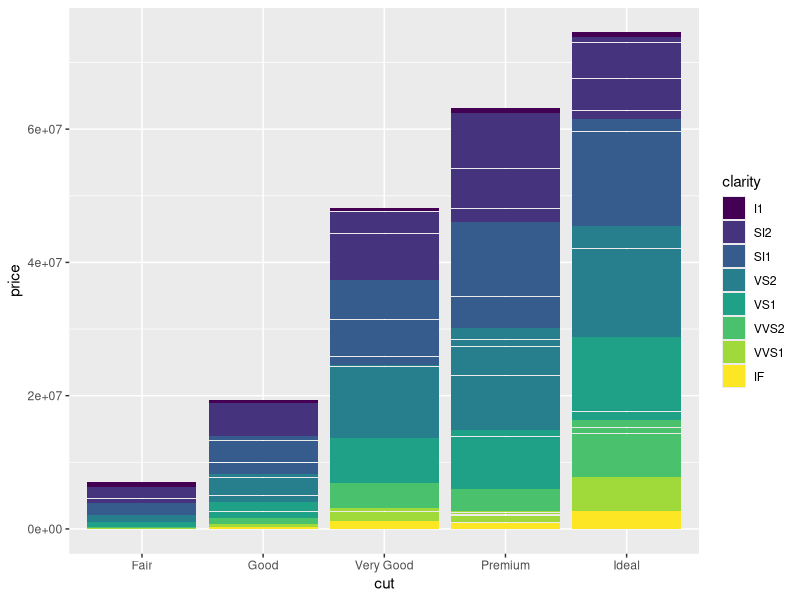
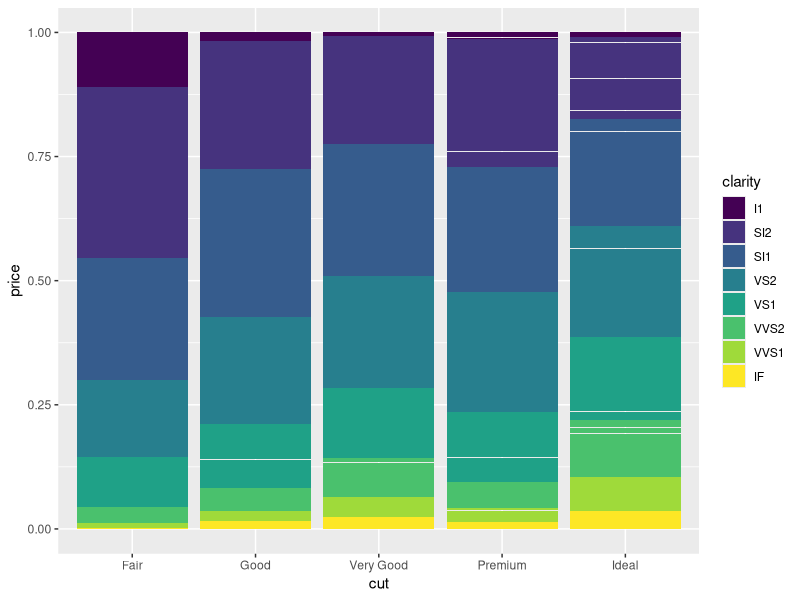
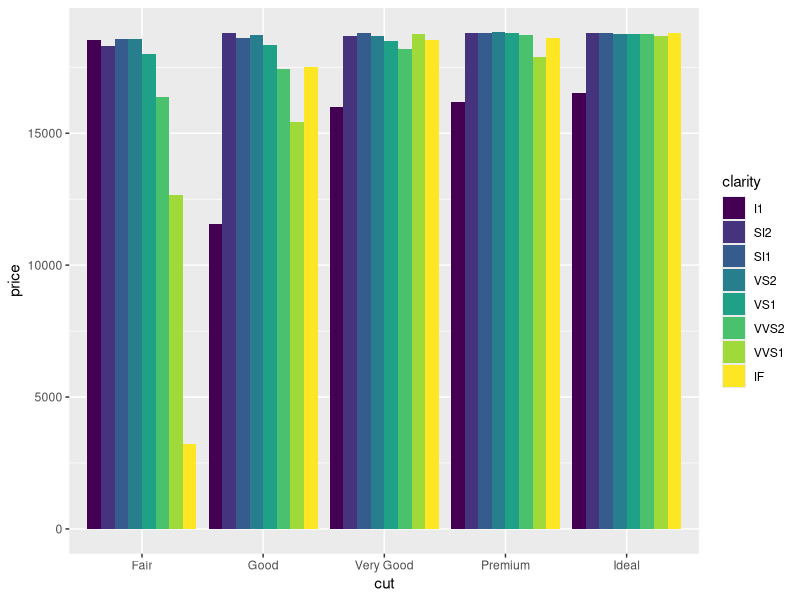
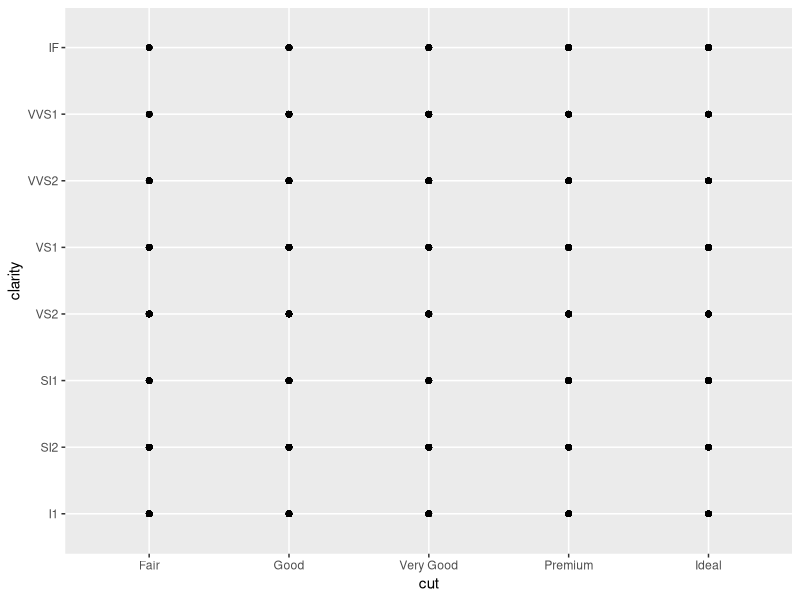
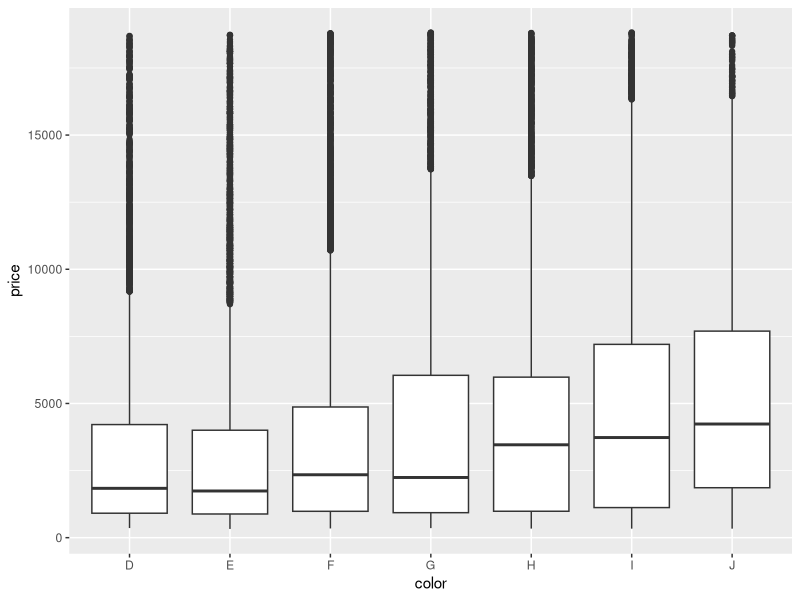
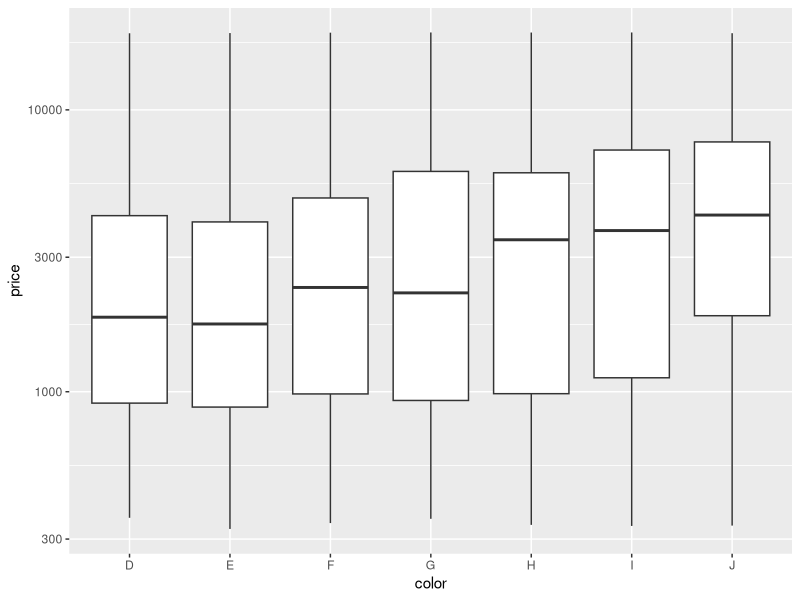
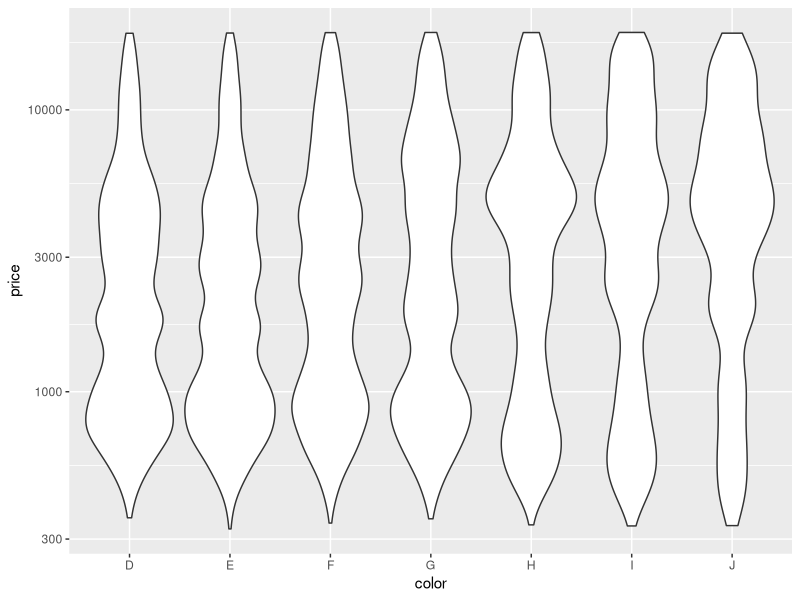
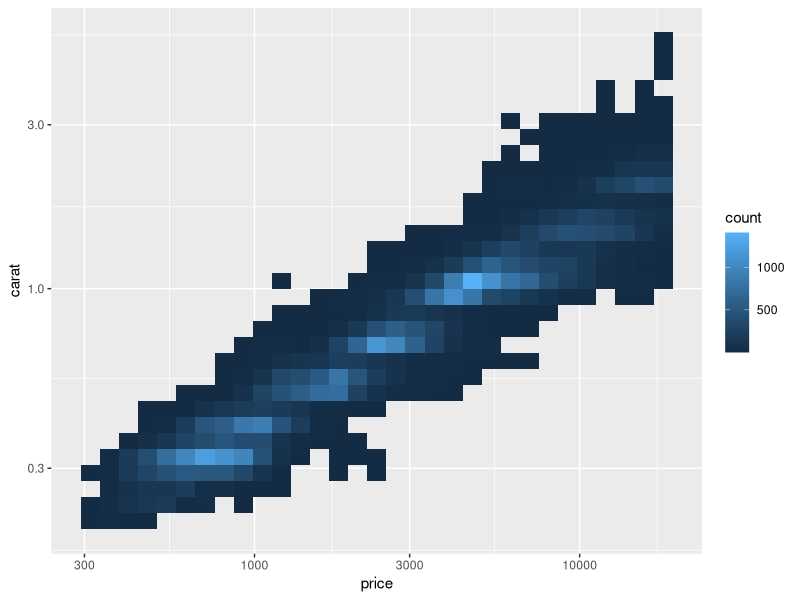

R code for these plots, in order: (Note: this script raises an error after producing the figures.)
# Exercise 2: advanced ggplot2 practice

# Install and load the `ggplot2` package
#install.packages('ggplot2')
library("ggplot2")
library("dplyr")

# For this exercise you will again be working with the `diamonds` data set.
# Use `?diamonds` to review details about this data set
?diamonds
diamonds %>%  View()

## Position Adjustments

# Draw a column (bar) chart of diamonds cuts by price, with each bar filled by 
# clarity. You should see a _stacked_ bar chart.
ggplot(data = diamonds) +
  geom_col(mapping = aes(x = cut, y = price, fill = clarity), position = "stack")

# Draw the same chart again, but with each element positioned to "fill" the y axis
ggplot(data = diamonds) +
  geom_col(mapping = aes(x = cut, y = price, fill = clarity), position = "fill")

# Draw the same chart again, but with each element positioned to "dodge" each other
ggplot(data = diamonds) +
  geom_col(mapping = aes(x = cut, y = price, fill = clarity), position = "dodge")

# Draw a plot with point geometry with the x-position mapped to `cut` and the 
# y-position mapped to `clarity`
# This creates a "grid" grouping the points
ggplot(data = diamonds) +
  geom_point(mapping = aes(x = cut, y = clarity))

# Use the "jitter" position adjustment to keep the points from all overlapping!
# (This works a little better with a sample of diamond data, such as from the 
# previous exercise).


## Scales

# Draw a "boxplot" (with `geom_boxplot`) for the diamond's price (y) by color (x)

ggplot(data = diamonds) +
  geom_boxplot(mapping = aes(x = color, y = price))

# This has a lot of outliers, making it harder to read. To fix this, draw the 
# same plot but with a _logarithmic_ scale for the y axis.
ggplot(data = diamonds) +
  geom_boxplot(mapping = aes(x = color, y = price))+
  scale_y_log10()

# For another version, draw the same plot but with `violin` geometry instead of 
# `boxplot` geometry!
# How does the logarithmic scale change the data presentation?
ggplot(data = diamonds) +
  geom_violin(mapping = aes(x = color, y = price))+
  scale_y_log10()

# Another interesting plot: draw a plot of the diamonds price (y) by carat (x), 
# using a heatmap of 2d bins (geom_bin2d)
# What happens when you make the x and y channels scale logarithmically?
ggplot(data = diamonds) +
  geom_bin2d(mapping = aes(x = price, y = carat)) +
  scale_y_log10() +
  scale_x_log10()

# Draw a scatter plot for the diamonds price (y) by carat (x). Color each point
# by the clarity (Remember, this will take a while. Use a sample of the diamonds 
# for faster results)
ggplot(data = diamonds_samples) +
  geom_point(mapping = aes(x = carat, y = price))

# Change the color of the previous plot using a ColorBrewer scale of your choice. 
# What looks nice?
# map the color shown in the plot to the clarity of the diamonds
ggplot(data = diamonds) +
  geom_point(mapping = aes(x = carat, y = price, color = clarity))


## Coordinate Systems

# Draw a bar chart with x-position and fill color BOTH mapped to cut
# For best results, SET the `width` of the geometry to be 1 (fill plot, no space
# between)
# TIP: You can save the plot to a variable for easier modifications
plot_1<- ggplot(data = diamonds) +
  geom_bar(mapping = aes(x = cut, fill = cut, color = cut), width = 1) 
plot_1

# Draw the same chart, but with the coordinate system flipped
plot_1 +
  coord_flip()

# Draw the same chart, but in a polar coordinate system. It's a Coxcomb chart!
plot_1 +
  coord_polar(theta = "x")

## Facets

# Take the scatter plot of price by carat data (colored by clarity) and add 
# _facets_ based on the diamond's `color`
ggplot(data = diamonds) +
  geom_point(mapping = aes(x = price, y = carat, color = clarity))


## Saving Plots

# Use the `ggsave()` function to save the current (recent) plot to disk.
# Name the output file "my-plot.png".
# Make sure you've set the working directory!!
my_plot <- ggplot(data = diamonds) +
  geom_point(mapping = aes(x = price, y = carat, color = clarity)) 
  ggsave(filename = "my-plot.png", my_plot)
